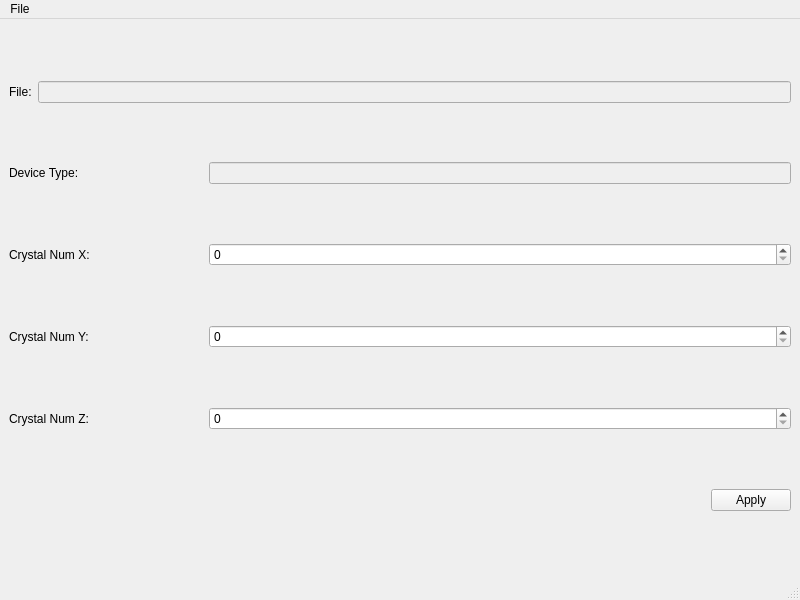
<?xml version="1.0" encoding="UTF-8"?>
<ui version="4.0">
 <class>MainWindow</class>
 <widget class="QMainWindow" name="MainWindow">
  <property name="geometry">
   <rect>
    <x>0</x>
    <y>0</y>
    <width>800</width>
    <height>600</height>
   </rect>
  </property>
  <property name="windowTitle">
   <string>MainWindow</string>
  </property>
  <widget class="QWidget" name="centralwidget">
   <layout class="QVBoxLayout" name="verticalLayout_2">
    <item>
     <layout class="QHBoxLayout" name="horizontalLayout_4">
      <item>
       <widget class="QLabel" name="label">
        <property name="text">
         <string>File:</string>
        </property>
       </widget>
      </item>
      <item>
       <widget class="QLineEdit" name="lineEdit_filePath">
        <property name="enabled">
         <bool>false</bool>
        </property>
       </widget>
      </item>
     </layout>
    </item>
    <item>
     <layout class="QHBoxLayout" name="horizontalLayout_5" stretch="1,3">
      <item>
       <widget class="QLabel" name="label_2">
        <property name="text">
         <string>Device Type:</string>
        </property>
       </widget>
      </item>
      <item>
       <widget class="QLineEdit" name="lineEdit_deviceType">
        <property name="enabled">
         <bool>false</bool>
        </property>
       </widget>
      </item>
     </layout>
    </item>
    <item>
     <layout class="QHBoxLayout" name="horizontalLayout_6" stretch="1,3">
      <item>
       <widget class="QLabel" name="label_3">
        <property name="text">
         <string>Crystal Num X:</string>
        </property>
       </widget>
      </item>
      <item>
       <widget class="QSpinBox" name="spinBox_crystalNumX"/>
      </item>
     </layout>
    </item>
    <item>
     <layout class="QHBoxLayout" name="horizontalLayout" stretch="1,3">
      <item>
       <widget class="QLabel" name="label_4">
        <property name="text">
         <string>Crystal Num Y:</string>
        </property>
       </widget>
      </item>
      <item>
       <widget class="QSpinBox" name="spinBox_crystalNumY"/>
      </item>
     </layout>
    </item>
    <item>
     <layout class="QHBoxLayout" name="horizontalLayout_2" stretch="1,3">
      <item>
       <widget class="QLabel" name="label_5">
        <property name="text">
         <string>Crystal Num Z:</string>
        </property>
       </widget>
      </item>
      <item>
       <widget class="QSpinBox" name="spinBox_crystalNumZ"/>
      </item>
     </layout>
    </item>
    <item>
     <layout class="QHBoxLayout" name="horizontalLayout_3">
      <item>
       <spacer name="horizontalSpacer">
        <property name="orientation">
         <enum>Qt::Horizontal</enum>
        </property>
        <property name="sizeHint" stdset="0">
         <size>
          <width>40</width>
          <height>20</height>
         </size>
        </property>
       </spacer>
      </item>
      <item>
       <widget class="QPushButton" name="pushButton_applyChange">
        <property name="text">
         <string>Apply</string>
        </property>
       </widget>
      </item>
     </layout>
    </item>
   </layout>
  </widget>
  <widget class="QMenuBar" name="menubar">
   <property name="geometry">
    <rect>
     <x>0</x>
     <y>0</y>
     <width>800</width>
     <height>22</height>
    </rect>
   </property>
   <widget class="QMenu" name="menuFile">
    <property name="title">
     <string>File</string>
    </property>
    <addaction name="actionOpen_File"/>
   </widget>
   <addaction name="menuFile"/>
  </widget>
  <widget class="QStatusBar" name="statusbar"/>
  <action name="actionOpen_File">
   <property name="text">
    <string>Open File</string>
   </property>
  </action>
 </widget>
 <resources/>
 <connections/>
</ui>
